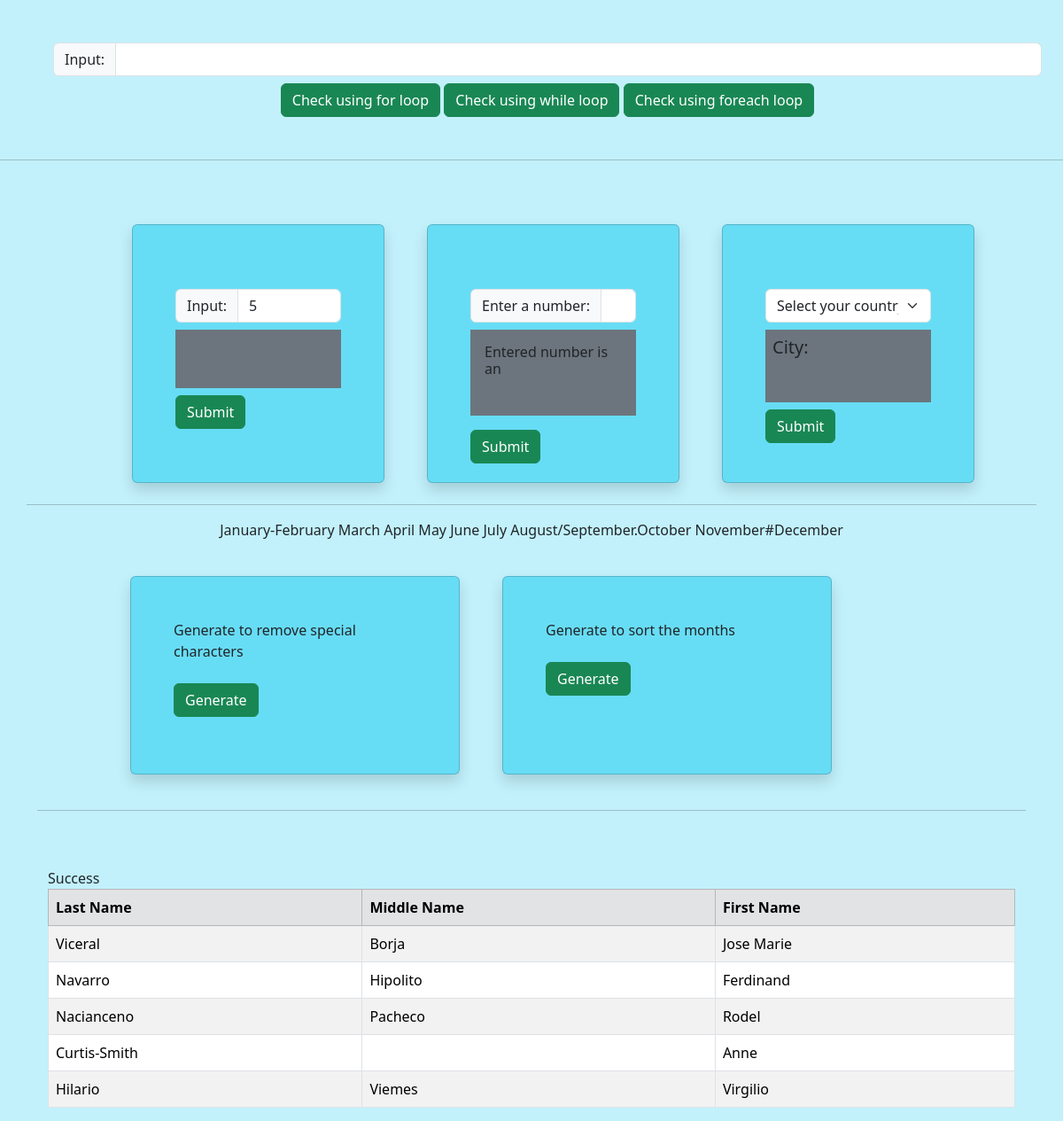
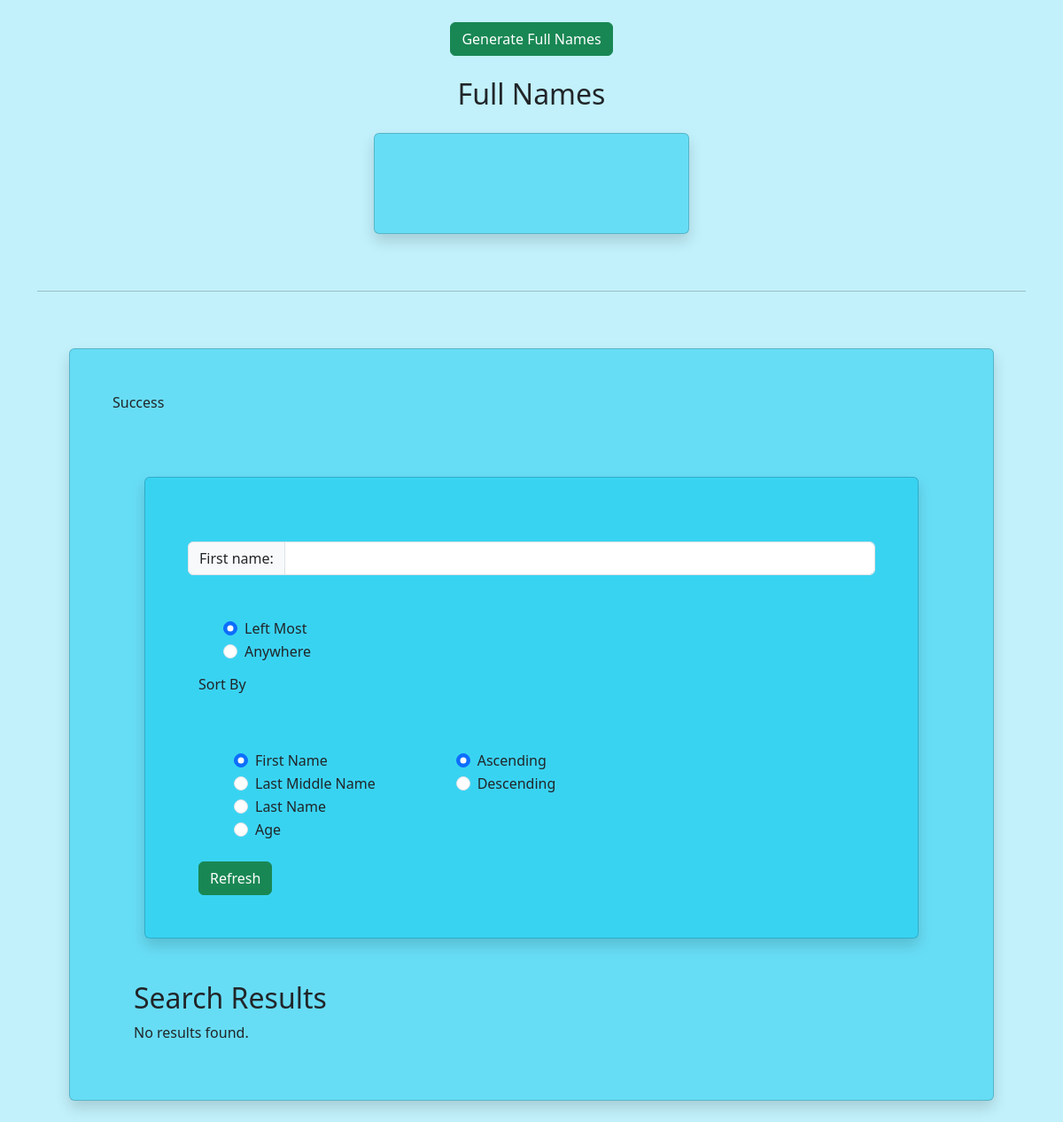
The page / on the database its author committed (2 pictures, top to bottom).
### tables this page shows
CREATE TABLE `person` (
  `id` int(11) NOT NULL,
  `lname` varchar(50) DEFAULT NULL,
  `mname` varchar(50) DEFAULT NULL,
  `fname` varchar(50) DEFAULT NULL,
  `age` int(11) DEFAULT NULL
);

### names.php (the view, shortened to what this page needs)
<!DOCTYPE html>
<html lang="en">
<head>
    <link href="https://cdn.jsdelivr.net/npm/bootstrap@5.3.3/dist/css/bootstrap.min.css" rel="stylesheet">
</head>
<body>
    <div class="container mt-4">
        <div class="table-responsive">
            <table class="table table-striped table-bordered">
                <thead class="table-secondary">
                    <tr>
                        <th scope="col">Last Name</th>
                        <th scope="col">Middle Name</th>
                        <th scope="col">First Name</th>
                    </tr>
                </thead>
                <tbody>
                    <?php
                    include "dbConnection.php";
                    $sql = "SELECT * FROM `person`";
                    $stmt = $conn->prepare($sql);
                    $stmt->execute();
                    $result = $stmt->get_result();
                    if ($result->num_rows > 0) {
                        while ($row = $result->fetch_assoc()) {
                    ?>
                            <tr>
                                <td><?php echo htmlspecialchars($row['lname']); ?></td>
                                <td><?php echo htmlspecialchars($row['mname']); ?></td>
                                <td><?php echo htmlspecialchars($row['fname']); ?></td>
                            </tr>
                    <?php
                        }
                    } else {
                        echo '<tr><td colspan="3" class="text-center">No employees found.</td></tr>';
                    }
                    ?>
                </tbody>
            </table>
        </div>
    </div>
</body>
</html>

### index.php (shortened to what this page needs)
<?php
$output = isset($_SESSION['output']) ? $_SESSION['output'] : '';
$cities = isset($_SESSION['cities']) ? $_SESSION['cities'] : '';
?>
<!DOCTYPE html>
<html lang="en">
<head>
    <link href="https://cdn.jsdelivr.net/npm/bootstrap@5.3.3/dist/css/bootstrap.min.css" rel="stylesheet">
</head>
<body class="bg-info bg-opacity-25">
    <center>
        <div class="container m-5">
            <form action="loop.php" method="post">
                <div class="input-group flex-nowrap mt-4">
                    <span class="input-group-text" id="addon-wrapping">Input:</span>
                    <input type="text" class="form-control" id="palindrome" name="palindrome" aria-describedby="addon-wrapping">
                </div>
                <button type="submit" class="btn btn-success mt-2" name="submit_for">Check using for loop</button>
                <button type="submit" class="btn btn-success mt-2" name="submit_while">Check using while loop</button>
                <button type="submit" class="btn btn-success mt-2" name="submit_foreach">Check using foreach loop</button>
            </form>
        </div>
    </center>
    <hr>
    <div class="container mt-5">
        <div class="row">
            <div class="col-md-1"></div>
            <div class="col-md-3 card p-5 shadow bg-info bg-opacity-50 m-4">
                <form action="loop1.php" method="post">
                    <div class="input-group flex-nowrap mt-4">
                        <span class="input-group-text" id="addon-wrapping">Input:</span>
                        <input type="number" class="form-control" name="num" value="5" aria-describedby="addon-wrapping">
                    </div>
                    <div class="container p-2 bg-secondary mt-2 h-50"><?php echo $output; ?></div>
                    <button type="submit" class="btn btn-success mt-2">Submit</button>
                </form>
            </div>
            <div class="col-md-3 card p-5 shadow bg-info bg-opacity-50 m-4">
                <form action="" method="post">
                    <div class="input-group flex-nowrap mt-4">
                        <span class="input-group-text" id="addon-wrapping">Enter a number:</span>
                        <input type="number" class="form-control" name="number" aria-describedby="addon-wrapping" required>
                    </div>
                    <?php echo "<h6 class='p-3 bg-secondary mt-2 h-50'>Entered number is an <span>$result</span></h6>"; ?>
                    <button type="submit" class="btn btn-success mt-2">Submit</button>
                </form>
            </div>
            <div class="col-md-3 card p-5 shadow bg-info bg-opacity-50 m-4">
                <form action="country.php" method="post">
                    <div class="input-group flex-nowrap mt-4">
                        <select class="form-select" name="country" required>
                            <option value="" disabled selected>Select your country</option>
                        </select>
                    </div>
                    <div class="container bg-secondary mt-2 p-2 h-50">
                        <h5>City: <span><?php echo htmlspecialchars($cities); ?></span></h5>
                    </div>
                    <button type="submit" class="btn btn-success mt-2">Submit</button>
                </form>
            </div>
            <hr>
            <center>
                <p>January-February March April May June July August/September.October November#December</p>
            </center>
            <div class="row">
                <div class="col-md-1"></div>
                <div class="col-md-4 card p-5 shadow bg-info bg-opacity-50 m-4">
                    <form action="cleanMonth.php" method="post">
                        <p>Generate to remove special characters</p>
                        <button type="submit" class="btn btn-success mt-2" name="clean">Generate</button>
                    </form>
                </div>
                <div class="col-md-4 card p-5 shadow bg-info bg-opacity-50 m-4">
                    <form action="sortMonth.php" method="post">
                        <p>Generate to sort the months</p>
                        <button type="submit" class="btn btn-success mt-2" name="sorted">Generate</button>
                    </form>
                </div>
            </div>
        </div>
        <hr>
        <br>
        <?php
        include "names.php";
        ?>
        <center>
            <div class="container mt-4">
                <form method="post" action="fullnames.php">
                    <button type="submit" id="generateButton" name="generate" class="btn btn-success">Generate Full Names</button>
                </form>
                <div class="container mt-4">
                    <h2>Full Names</h2>
                    <div class="col-md-4 card p-5 shadow bg-info bg-opacity-50 m-4">
                    </div>
                </div>
            </div>
        </center>
        <br>
        <hr>
        <br>
        <div class="container">
            <div class="card p-5 shadow bg-info bg-opacity-50 m-4">
                <?php
                include "selectPerson.php";
                ?>
            </div>
        </div>
</body>
</html>

### dbConnection.php (shortened to what this page needs)
<?php
  echo "Success";
?>

### selectPerson.php (shortened to what this page needs)
<?php
include 'dbConnection.php';
$totalCount = 0;
$totalAge = 0;
$totalAgeLessThan40 = 0;
$countAgeGreaterThan40 = 0;
$names = [];
?>
<!DOCTYPE html>
<html lang="en">
<head>
</head>
<body>
    <div class="container mt-5">
        <div class="card p-5 shadow bg-info bg-opacity-50 m-4">
            <form action="<?php echo htmlspecialchars($_SERVER["PHP_SELF"]); ?>" method="post">
                <div class="input-group flex-nowrap mt-4">
                    <span class="input-group-text" id="addon-wrapping">First name:</span>
                    <input type="text" class="form-control" name="fname" value="<?php echo htmlspecialchars($fname); ?>" aria-describedby="addon-wrapping" required>
                </div>
                <div class="container mt-5">
                    <div class="container m-3">
                        <div class="form-check">
                            <input class="form-check-input" type="radio" name="location" id="leftMost" value="leftMost" checked <?php echo ($location == 'leftMost') ? 'checked' : ''; ?>>
                            <label class="form-check-label" for="leftMost">
                                Left Most
                            </label>
                        </div>
                        <div class="form-check">
                            <input class="form-check-input" type="radio" name="location" id="anywhere" value="anywhere" <?php echo ($location == 'anywhere') ? 'checked' : ''; ?>>
                            <label class="form-check-label" for="anywhere">
                                Anywhere
                            </label>
                        </div>
                    </div>
                    <h6>Sort By</h6>
                    <div class="container mt-5">
                        <div class="row">
                            <div class="col-md-4">
                                <div class="container m-3">
                                    <div class="form-check">
                                        <input class="form-check-input" type="radio" name="sortBy" id="firstName" value="firstName" checked <?php echo ($sortBy == 'firstName') ? 'checked' : ''; ?>>
                                        <label class="form-check-label" for="firstName">
                                            First Name
                                        </label>
                                    </div>
                                    <div class="form-check">
                                        <input class="form-check-input" type="radio" name="sortBy" id="lastMiddleName" value="lastMiddleName" <?php echo ($sortBy == 'lastMiddleName') ? 'checked' : ''; ?>>
                                        <label class="form-check-label" for="lastMiddleName">
                                            Last Middle Name
                                        </label>
                                    </div>
                                    <div class="form-check">
                                        <input class="form-check-input" type="radio" name="sortBy" id="lastName" value="lastName" <?php echo ($sortBy == 'lastName') ? 'checked' : ''; ?>>
                                        <label class="form-check-label" for="lastName">
                                            Last Name
                                        </label>
                                    </div>
                                    <div class="form-check">
                                        <input class="form-check-input" type="radio" name="sortBy" id="age" value="age" <?php echo ($sortBy == 'age') ? 'checked' : ''; ?>>
                                        <label class="form-check-label" for="age">
                                            Age
                                        </label>
                                    </div>
                                </div>
                            </div>
                            <div class="col-md-4">
                                <div class="container m-3">
                                    <div class="form-check">
                                        <input class="form-check-input" type="radio" name="order" id="ascending" value="ascending" checked <?php echo ($order == 'ascending') ? 'checked' : ''; ?>>
                                        <label class="form-check-label" for="ascending">
                                            Ascending
                                        </label>
                                    </div>
                                    <div class="form-check">
                                        <input class="form-check-input" type="radio" name="order" id="descending" value="descending" <?php echo ($order == 'descending') ? 'checked' : ''; ?>>
                                        <label class="form-check-label" for="descending">
                                            Descending
                                        </label>
                                    </div>
                                </div>
                            </div>
                        </div>
                    </div>
                    <button type="submit" class="btn btn-success mt-2">Refresh</button>
                </div>
            </form>
        </div>
        <div class="container mt-5">
            <h2>Search Results</h2>
            <?php if ($totalCount > 0) : ?>
                <table class="table table-bordered mt-3">
                    <thead>
                        <tr>
                            <th>Last Name</th>
                            <th>Middle Name</th>
                            <th>First Name</th>
                            <th>Age</th>
                        </tr>
                    </thead>
                    <tbody>
                        <?php foreach ($names as $row) : ?>
                            <tr>
                                <td><?php echo htmlspecialchars($row['lname']); ?></td>
                                <td><?php echo htmlspecialchars($row['mname']); ?></td>
                                <td><?php echo htmlspecialchars($row['fname']); ?></td>
                                <td><?php echo htmlspecialchars($row['age']); ?></td>
                            </tr>
                        <?php endforeach; ?>
                    </tbody>
                </table>
                <div class="card p-5 shadow bg-secondary bg-opacity-50 m-4 h-100">
                    <?php
                    $full_names = array_map(function ($row) {
                        return "{$row['lname']} {$row['mname']} {$row['fname']}";
                    }, $names);
                    ?>
                    <p>Names: <?php echo implode(', ', $full_names); ?></p>
                    <p>Total of all ages: <span><?php echo $totalAge; ?></span></p>
                    <p>Total count of all persons: <span><?php echo $totalCount; ?></span></p>
                    <p>Total of ages less than 40: <span><?php echo $totalAgeLessThan40; ?></span></p>
                    <p>Total count of person age greater than 40: <span><?php echo $countAgeGreaterThan40; ?></span></p>
                </div>
            <?php else : ?>
                <p>No results found.</p>
            <?php endif; ?>
        </div>
    </div>
</body>
</html>

### rows shown on the page
person: lname "Viceral", mname "Borja", fname "Jose Marie"
person: lname "Navarro", mname "Hipolito", fname "Ferdinand"
person: lname "Nacianceno", mname "Pacheco", fname "Rodel"
person: lname "Curtis-Smith", fname "Anne"
person: lname "Hilario", mname "Viemes", fname "Virgilio"
